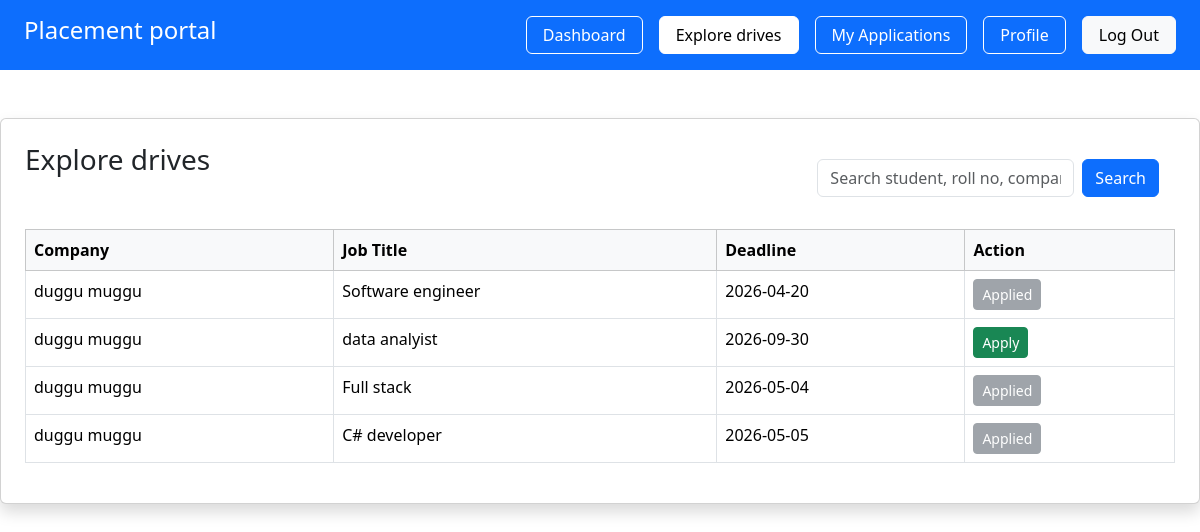
The page /student/explore (signed in) on the database as committed earlier.
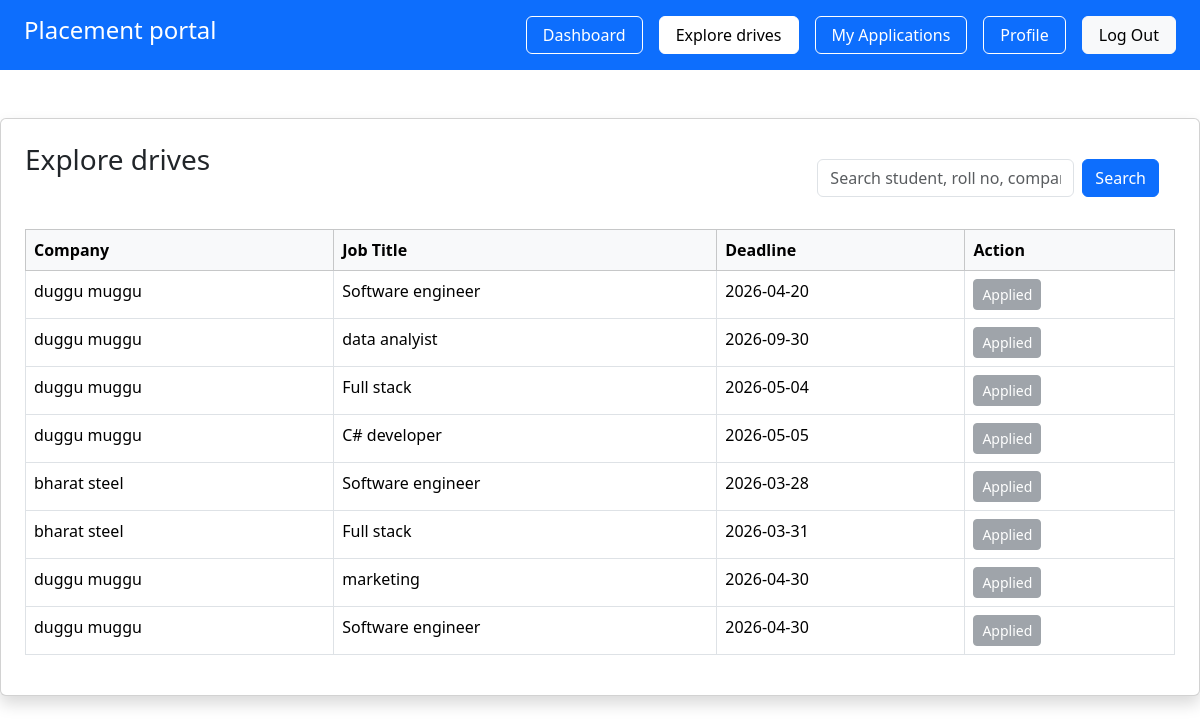
The same page on the database as committed later.
### app/models.py (models this page shows, shortened)
class PlacementDrive(db.Model):
     __tablename__ = "placement_drives"
     id = db.Column(db.Integer, primary_key=True)
     company_id = db.Column(db.Integer, db.ForeignKey("companies.id"), nullable=False)
     job_title = db.Column(db.String(150), nullable=False )
     description = db.Column(db.Text)
     eligibility= db.Column(db.String(200))
     deadline = db.Column(db.Date)
     status = db.Column(db.String(20) , default = 'pending')
     created_at  = db.Column(db.DateTime, default=datetime.utcnow)
     company= db.relationship('Company', backref='drives')

class Company(db.Model):
     __tablename__ = "companies"
     id = db.Column(db.Integer, primary_key=True)
     user_id = db.Column(db.Integer, db.ForeignKey("users.id"), nullable=False)
     company_name = db.Column(db.String(150), nullable=False)
     hr_name = db.Column(db.String(100))
     website = db.Column(db.String(150))
     approval_status = db.Column(db.String(20), default="pending")
     is_blacklisted = db.Column(db.Boolean, default=False)
     user = db.relationship("User", backref=db.backref("company", uselist=False),uselist=False)

### app/student/routes.py (the view)
@student.route('/student/explore')
@login_required
def explore():
    if current_user.role != "student":
        return "Unauthorized", 403
    stu = Student.query.filter_by(user_id=current_user.id).first()
    search = request.args.get("search")
    if search:
        available_drives = PlacementDrive.query.join(Company).filter(
            PlacementDrive.status == "open",
            db.or_(
                PlacementDrive.job_title.ilike(f"%{search}%"),
                Company.company_name.ilike(f"%{search}%")
            )
        ).all()
    else:
        available_drives = PlacementDrive.query.filter_by(status="open").all()
    applied_drives = Application.query.filter_by(student_id=stu.id).all()
    applied_drive_ids = [x.drive_id for x in applied_drives]
    return render_template(
        'student/navigator/exploredrives.html',
        available_drives=available_drives,
        applied_drive_ids = applied_drive_ids
    )

### app/__init__.py (called while the page is built)
@login_manager.user_loader
def load_user(user_id):
    from app.models import User
    return User.query.get(int(user_id))

### app/templates/student/navigator/exploredrives.html
{% extends 'base.html' %}
{% block content %}
     <div class="card shadow p-4 mt-5">
     <div class="d-flex justify-content-between">
          <h3 class="">Explore drives</h3>
          <form method="GET" action="{{ url_for('student.explore') }}" class="d-flex p-3">
               <input type="text" name="search" class="form-control me-2" placeholder="Search student, roll no, company..." value="{{ request.args.get('search','') }}">
               <button class="btn btn-primary">Search</button>
          </form>
     </div>
    {% if available_drives %}
    <table class="table table-bordered table-hover mt-3">
        <thead class="table-light">
            <tr>
                <th>Company</th>
                <th>Job Title</th>
                <th>Deadline</th>
                <th>Action</th>
            </tr>
        </thead>
        <tbody>
            {% for drive in available_drives %}
            <tr>
                <td>{{ drive.company.company_name }}</td>
                <td>{{ drive.job_title }}</td>
                <td>{{ drive.deadline.strftime('%Y-%m-%d') }}</td>
                <td>
                    {% if drive.id in applied_drive_ids %}
                        <button class="btn btn-secondary btn-sm" disabled> Applied </button>
                    {% else %}
                     <a href="/student/apply/{{ drive.id }}" class="btn btn-success btn-sm"> Apply </a>
                    {% endif %}
                </td>
            </tr>
            {% endfor %}
        </tbody>
    </table>
    {% else %}
        <p class="text-muted">No drives available.</p>
    {% endif %}
</div>
{% endblock %}

Rows that differ between the two databases and show on the page:
computed for PlacementDrive "data analyist": text "Apply" → "Applied"
now on this page (row edited): PlacementDrive: company.company_name "bharat steel", job_title "Software engineer", deadline "2026-03-28", shows "Applied"
now on this page (row edited): PlacementDrive: company.company_name "bharat steel", job_title "Full stack", deadline "2026-03-31", shows "Applied"
added PlacementDrive: company.company_name "duggu muggu", job_title "marketing", deadline "2026-04-30", shows "Applied"
added PlacementDrive: company.company_name "duggu muggu", job_title "Software engineer", deadline "2026-04-30", shows "Applied"
